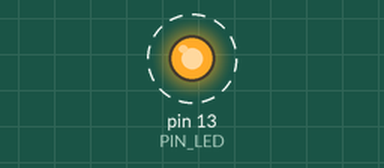
Simulated run of this sketch. Board: Arduino Uno, built with avr-gcc and run on an emulated ATmega328P. Parts: output pins drawn as LEDs (lit = HIGH). Dashed ring = blinking. What the sketch prints to the serial monitor is not drawn.

Above: at 0.5 s.
Timing chart, 0 to 4.6 s (numbered marks = the images above):
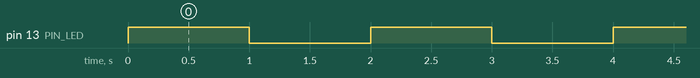

Measured:
- by itself, pin 13 (PIN_LED): alternates HIGH for 1.0 s and LOW for 1.0 s

The sketch:

04_example_3.ino.ino
```cpp
#define PIN_LED 13

unsigned int count, toggle;

// 함수 선언 (loop보다 아래에 위치하므로 원형 선언 필요)
int toggle_state(int toggle);

void setup() {
  pinMode(PIN_LED, OUTPUT);
  Serial.begin(115200); // Initialize serial port
  while (!Serial) {
    ; // wait for serial port to connect.
  }
  Serial.println("Hello World!");
  count = toggle = 0;
  digitalWrite(PIN_LED, toggle); // turn off LED.
}

void loop() {
  Serial.println(++count);
  toggle = toggle_state(toggle); // toggle LED value.
  digitalWrite(PIN_LED, toggle); // update LED status.
  delay(1000); // wait for 1,000 milliseconds
}

// toggle 값을 반전(0 -> 1, 1 -> 0)시켜 반환하는 함수
int toggle_state(int toggle) {
  return !toggle;
}
```
